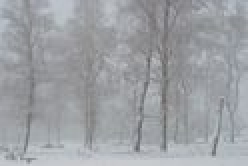
#> input picture Praktikum 3/img_gray.jpg, 124 x 83 px (shown 2 times larger)
$ jupyter execute 'Praktikum 3 - operasi piksel dan  histogram.ipynb'
#> lines starting #> are read from the running program, lines starting #| are printed output that depends on the picture
## Import Library

[cell 1]
import cv2
import matplotlib.pyplot as plt
import numpy as np

[cell 2]
img = cv2.imread('img_gray.jpg')
#> img is the input picture: shape (83, 124, 3); mean B, G, R 164.3, 160.3, 157.6

[cell 3]
img.shape
#> Out = (83, 124, 3)

[cell 4]
[baris, kolom] = img.shape[:2]
#> baris = 83; kolom = 124

## Convert BGR to RGB

[cell 5]
rgb = cv2.cvtColor(img, cv2.COLOR_BGR2RGB)

## Menampilkan Histogram

[cell 6]
fig, axs = plt.subplots(2,2, figsize=(15,5))

#cara 1
axs[0,0].imshow(rgb)
axs[0,1].hist(rgb.ravel(),256,[0,256])

#cara 2
hist = cv2.calcHist([rgb],[0], None,[256],[0,256])
#> hist = 256 values, max 357 at index 155, min 0 at index 0, mean 40.2
axs[1,0].imshow(rgb)
axs[1,1].plot(hist)

#menampilkan
plt.show()
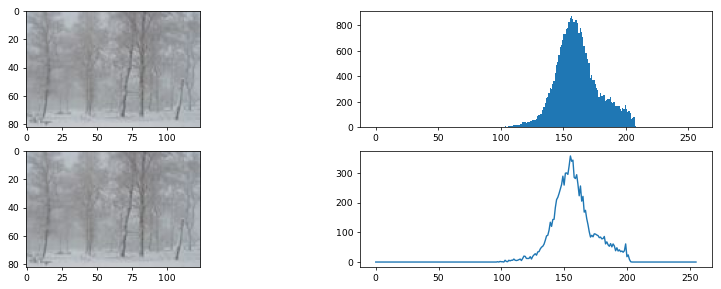
#> figure drawn by matplotlib, 4 panels; panel 2: tallest bar 872 high, from x = 156 to 157; panel 4: curve peaks at x = 155, y = 357

## Operasi Pixel untuk meningkatkan kecerahan

[cell 7]
beta = 40
citra_cerah = np.zeros((baris,kolom,3))

for x in range (baris):
    for y in range(kolom) :
        gyx = rgb[x,y] + beta
        citra_cerah[x,y] = gyx
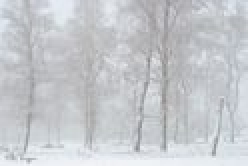
#> citra_cerah: shape (83, 124, 3) float64 (shown 2 times larger); mean R, G, B 197.6, 200.3, 204.3

citra_cerah = citra_cerah.astype(np.uint8)

fig, axs = plt.subplots(2,2, figsize=(15,5))
axs[0,0].imshow(rgb)
axs[0,1].hist(rgb.ravel(),256, [0,256])
axs[1,0].imshow(citra_cerah)
axs[1,1].hist(citra_cerah.ravel(),256,[0,256])

plt.show()
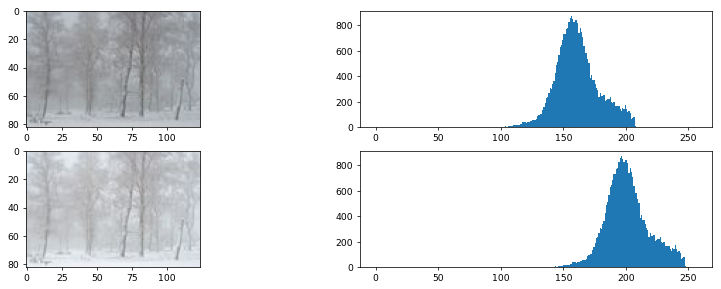
#> figure drawn by matplotlib, 4 panels; panel 2: tallest bar 872 high, from x = 156 to 157; panel 4: tallest bar 872 high, from x = 196 to 197

## Operasi Pixel untuk menghilangkan kontras

[cell 8]
alpha = 1.2
citra_kontras = np.zeros((baris, kolom, 3))

for x in range(baris):
    for y in range (kolom):
        gyx = rgb[x,y] * alpha
        citra_kontras[x,y] = gyx

citra_kontras = citra_kontras.astype(np.uint8)

fig, axs = plt.subplots(2,2, figsize=(15,5))
axs[0,0].imshow(rgb)
axs[0,1].hist(rgb.ravel(),256,[0,256])
axs[1,0].imshow(citra_kontras)
axs[1,1].hist(citra_kontras.ravel(),256,[0,256])

plt.show()
#> figure, not shown here; panel 2: tallest bar 872 high, from x = 156 to 157; panel 4: tallest bar 872 high, from x = 187 to 188

## Operasi pixel gabungan antara meningkatkan kecerahan dan meregangkan kontras

[cell 9]
beta = 10
alpha = 1.2
citra_hasil = np.zeros((baris, kolom, 3))

for x in range(baris):
    for y in range(kolom):
        gyx = alpha * rgb[x,y] + beta
        citra_hasil[x,y] = gyx
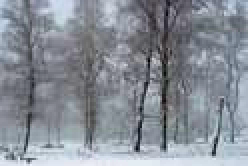
#> citra_hasil: shape (83, 124, 3) float64 (shown 2 times larger); mean R, G, B 199.1, 202.3, 207.1; drawn with min black and max white

citra_hasil = citra_hasil.astype(np.uint8)
fig, axs = plt.subplots(2,2, figsize=(15,5))
axs[0,0].imshow(rgb)
axs[0,1].hist(rgb.ravel(),256,[0,256])
axs[1,0].imshow(citra_hasil)
axs[1,1].hist(citra_hasil.ravel(),256,[0,256])

plt.show()
#> figure, not shown here; panel 2: tallest bar 872 high, from x = 156 to 157; panel 4: tallest bar 872 high, from x = 197 to 198

## Membalik Citra

[cell 10]
beta = 10
alpha - 1.2
citra_negatif = np.zeros((baris, kolom, 3))

for x in range(baris):
    for y in range(kolom):
        fyx = 255 - rgb[x,y]
        citra_negatif[x,y] = fyx
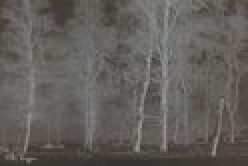
#> citra_negatif: shape (83, 124, 3) float64 (shown 2 times larger); mean R, G, B 97.4, 94.7, 90.7

citra_negatif = citra_negatif.astype(np.uint8)

fig, axs = plt.subplots(2,2, figsize=(15,5))
axs[0,0].imshow(rgb)
axs[0,1].hist(rgb.ravel(),256,[0,256])
axs[1,0].imshow(citra_negatif)
axs[1,1].hist(citra_negatif.ravel(),256,[0,256])

plt.show()
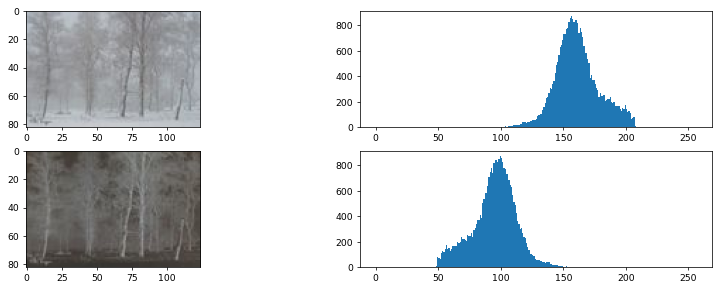
#> figure drawn by matplotlib, 4 panels; panel 2: tallest bar 872 high, from x = 156 to 157; panel 4: tallest bar 872 high, from x = 99 to 100
